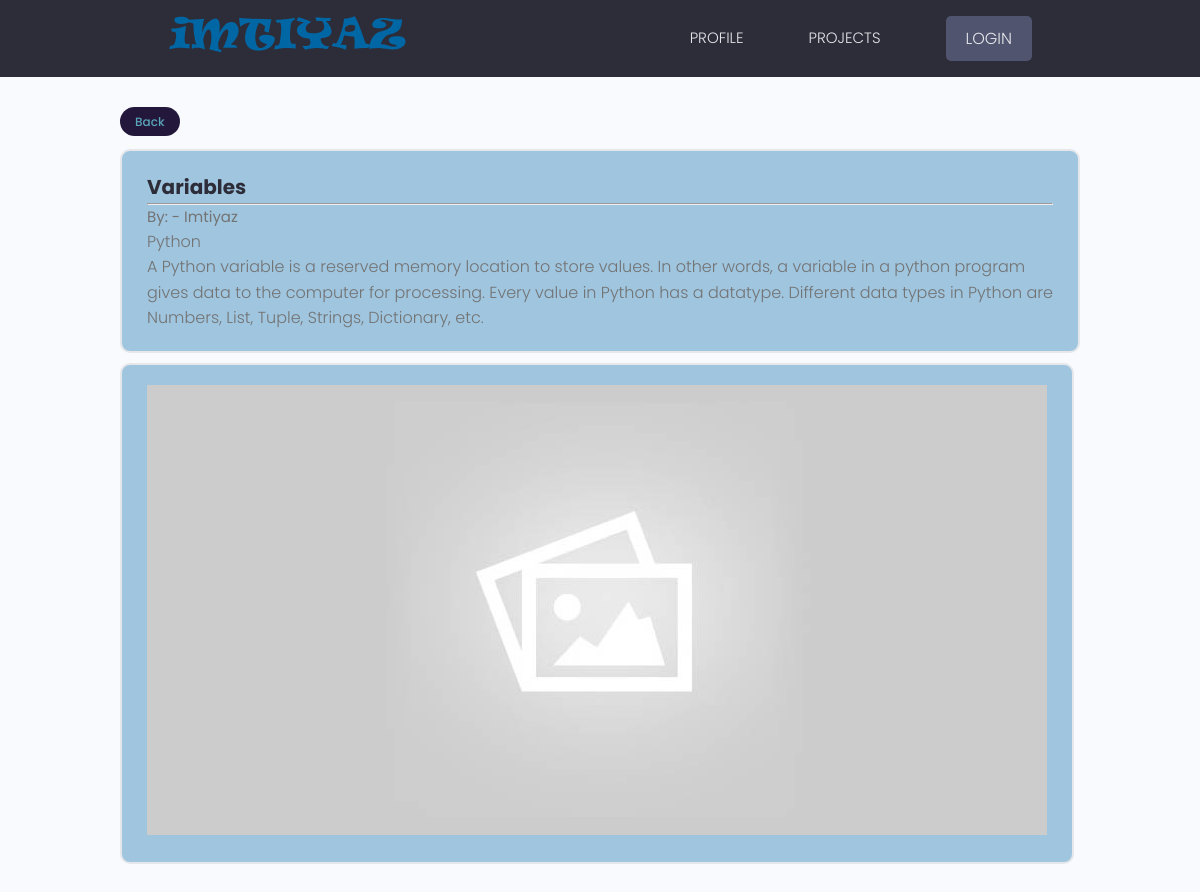
Page /blog_Details/cf569096-a50d-4fa8-af4e-ea8b51183250 on the committed database.
### blog/models.py (models this page shows, shortened)
class Blog(models.Model):
    blgoTiltle = models.CharField(max_length=50, null=True, blank=True)
    blgocreatedDate = models.DateField(auto_now_add=True)
    blgoauther=models.ForeignKey(Profile, on_delete=CASCADE, null=True, blank=True)
    blogCategory = models.ForeignKey(Category, on_delete=CASCADE, null=True, blank=True)
    blgoDetails = RichTextField(null=True, blank=True)
    blogImage = models.ImageField(null=True, blank=True, upload_to='blog_images/', default ='blog_images/default.jpeg')
    id = models.UUIDField(default = uuid.uuid4, unique=True, primary_key=True, editable=False)

class Category(models.Model):
    name = models.CharField(max_length=50, null=True, blank=True)
    cat_intro = models.TextField(null=True, blank=True)
    id = models.UUIDField(default = uuid.uuid4, unique=True, primary_key=True, editable=False)
    def __str__(self):
        return (self.name)

### blog/views.py (the view)
# urls.py: path('blog_Details/<str:pk>', views.blogDetails, name='blog_Details'),
def blogDetails(request, pk):
    blogobj =Blog.objects.get(id=pk)
    context={'blogobj':blogobj}
    return render(request,"blog/blogDetails.html", context )

### blog/templates/blog/blogDetails.html (shortened to what this page needs)
{% extends 'main.html' %}
{% load static %}
{% block content %}
<div class="container">
    <div class="layout">
      <a class="tag tag--pill tag--main" href="{% url 'blog_list' %}">Back</a>
        <div class="card project">
        <div class="card__body">
            <h3 class="project__title">{{blogobj.blgoTiltle}}</h3>
            <hr>
            <small>By: - Imtiyaz</small>
            <p> {{blogobj.blogCategory}}</p>
            <div class="project__tags">
              <p>{{blogobj.blgoDetails|safe}}</p>
            </div>
          </div>
    </div>
</div>
{% if blogobj.blogImage %}
<div class="layout">
<div class="card project">
<div class="card__body">
<img src="{{ blogobj.blogImage.url}}" alt="blogImage">
</div>
</div>
</div>
{% endif %}
</div>
{% endblock content %}

### static/style/app.css (style rules this page uses)
:root { --color-sub: #2d2d39; }
.card { border: 2px solid var(--color-light); }
img { width: 100%; }
.project__title { font-size: 2rem; font-weight: 700; color: var(--color-sub); }

### static/uikit/styles/modules/_variables.css (style rules this page uses)
:root { --color-main: #5aa5b9; --color-main-light: #e6faff; --color-sub: #3f4156; --color-sub-light: #51546e; --color-sub-lighter: #ededfd; --color-text: #737373; --color-gray: #8b8b8b; --color-light: #e5e7eb; --color-light-gray: #767676; --color-bg: #f8fafd; --color-white: rgb(159, 197, 223); --color-white-light: #0d6597; --color-success: #359e64; --color-success-bg: #def8e8; --color-error: #fc4b0b; --color-error-bg: #fff2ee; --font-base: 'Poppins', arial, helvetica, 'Segoe UI', roboto, ubuntu, sans-serif; --font-monospace: 'Fira Code', 'Courier New', courier, monospace; --font-regular: 300; --font-medium: 500; --font-bold: 700; --generic-shadow: 1px 1px 5px #00000010; --generic-transition: all 0.3s ease-in-out; }

### static/uikit/styles/modules/_base.css (style rules this page uses)
* { margin: 0; padding: 0; box-sizing: border-box; text-rendering: optimizeLegibility; color: inherit; font-size: inherit; }
html { font-size: 50%; }
@media only screen and (min-width: 480px) { html { font-size: 56.25%; } }
@media only screen and (min-width: 1200px) { html { font-size: 62.5%; } }
body { line-height: 1.6; font-weight: 400; font-size: 1.5rem; color: var(--color-text); background-color: var(--color-bg); min-height: 100vh; }

### static/uikit/styles/modules/_typography.css (style rules this page uses)
* { font-family: var(--font-base); }
h3 { font-size: 3.2rem; font-weight: var(--font-medium); }
p, span, strong { font-size: 1.6rem; color: var(--color-text); font-weight: var(--font-regular); }
a { padding-bottom: 2px; text-decoration: none; display: inline-block; color: var(--color-main); font-weight: var(--font-medium); }

### static/uikit/styles/modules/_utilities.css (style rules this page uses)
.container { width: 92%; max-width: 165rem; margin: 0 auto; box-sizing: border-box; }
@media screen and (min-width: 1000px) { .container { width: 90%; } }
@media screen and (min-width: 1200px) { .container { width: 80%; } }

### static/uikit/styles/modules/_card.css (style rules this page uses)
.card { border-radius: 1rem; background-color: var(--color-white); border: 1.5px solid var(--color-light); width: auto; height: auto; margin-top: 0.5rem; margin-bottom: 0.5rem; overflow: hidden; }
.card__body, .card__header { padding: 2rem 2.5rem; }

### static/uikit/styles/modules/_tag.css (style rules this page uses)
.tag { display: inline-flex; align-items: center; background-color: var(--color-sub); height: -webkit-fit-content; height: -moz-fit-content; height: fit-content; width: -webkit-fit-content; width: -moz-fit-content; width: fit-content; border-radius: 0.5rem; padding: 0.5rem 1.5rem; font-size: 1.2rem; cursor: pointer; }
.tag:not(:last-child) { margin-right: 0.25rem; margin-bottom: 0.75rem; }
.tag--pill { border-radius: 5rem; }
.tag--main, .tag--main > small { background: rgb(35, 24, 59); color: var(--color-main); font-weight: 500; }

### static/uikit/styles/modules/_layout.css (style rules this page uses)
.layout { display: flex; flex-flow: row wrap; justify-content: space-between; }

### rows in the picture
Blog: blgoTiltle "Variables", blogCategory "Python", blgoDetails "A Python variable is a reserved memory location to store values. In other words, a variable in a python program gives data to the computer for processing. Every value in Python has a datatype. Different data types in Python are Numbers, List, Tuple, Strings, Dictionary, etc.", blogImage (placeholder picture)
